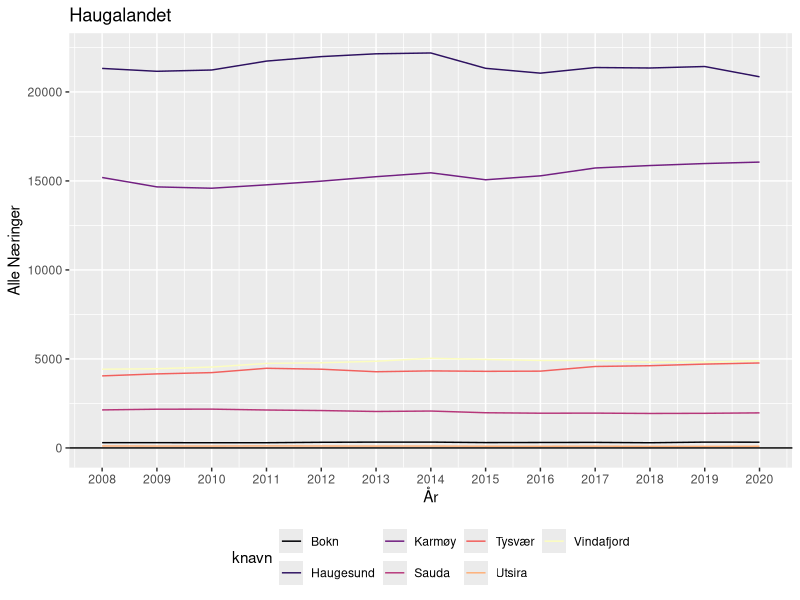
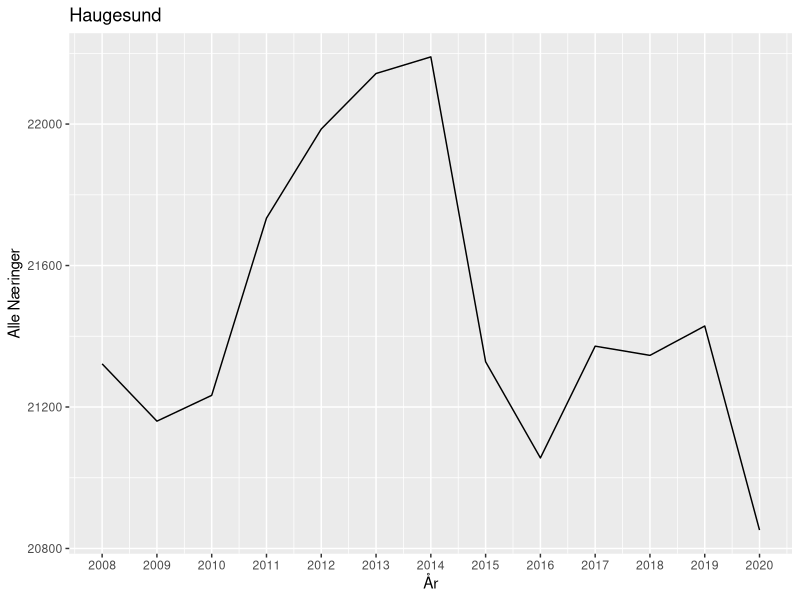
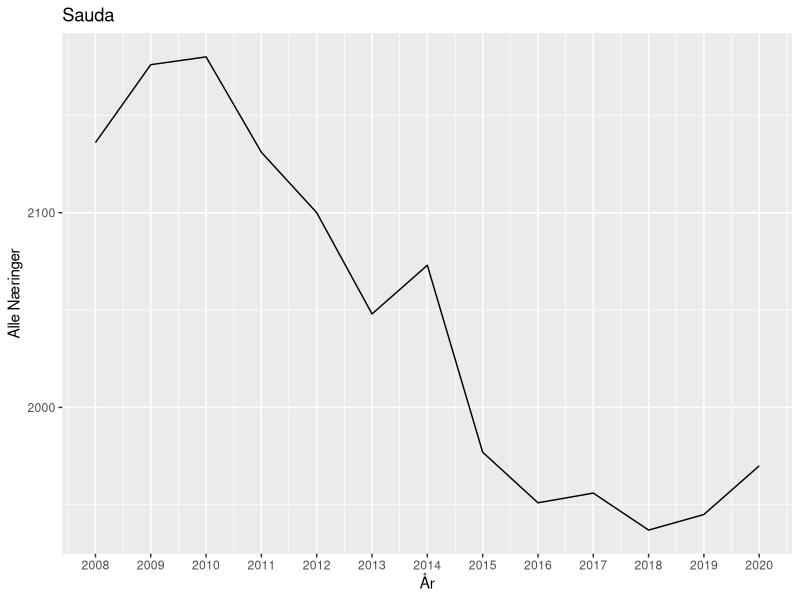
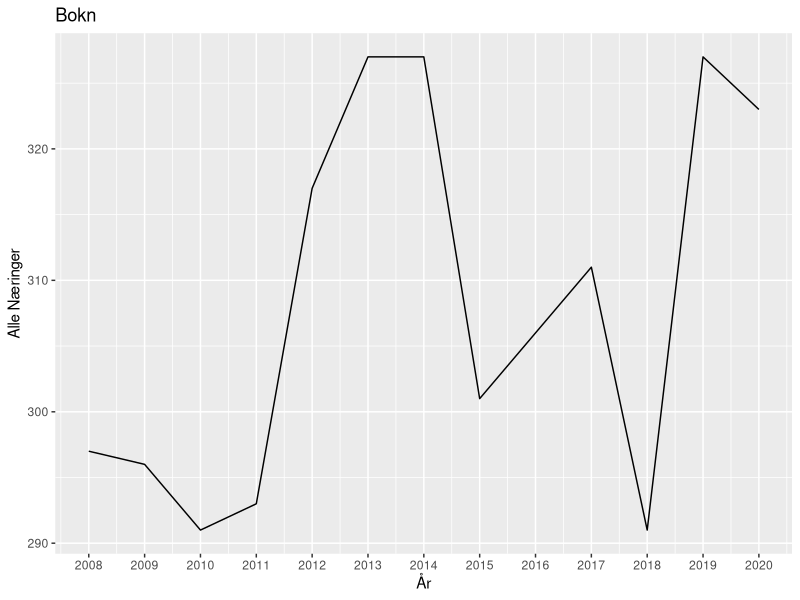
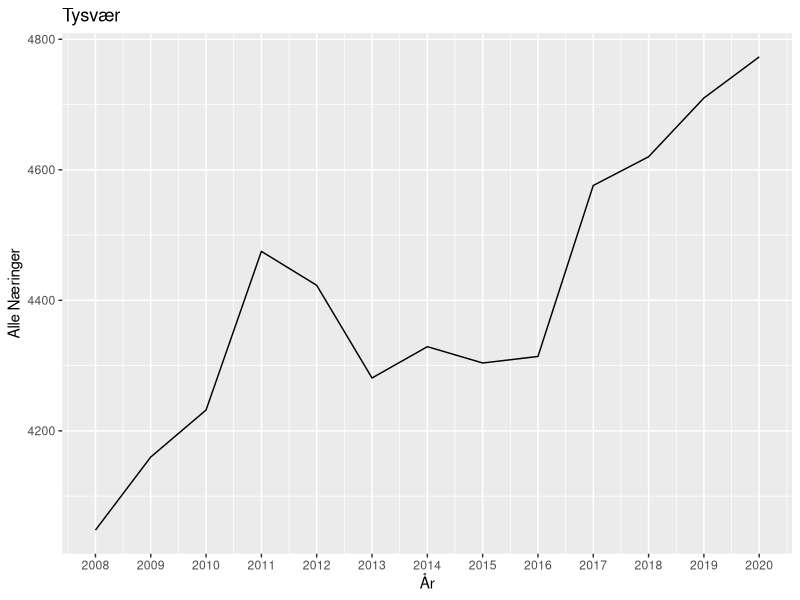
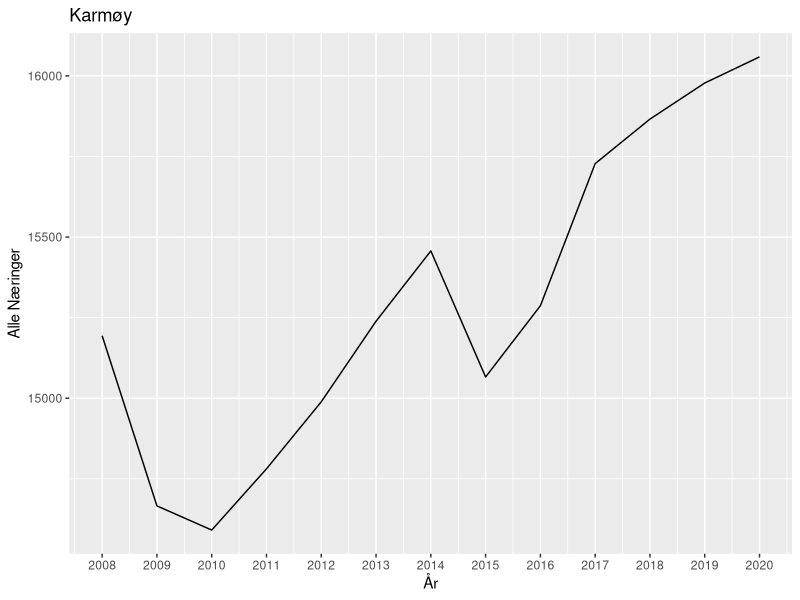
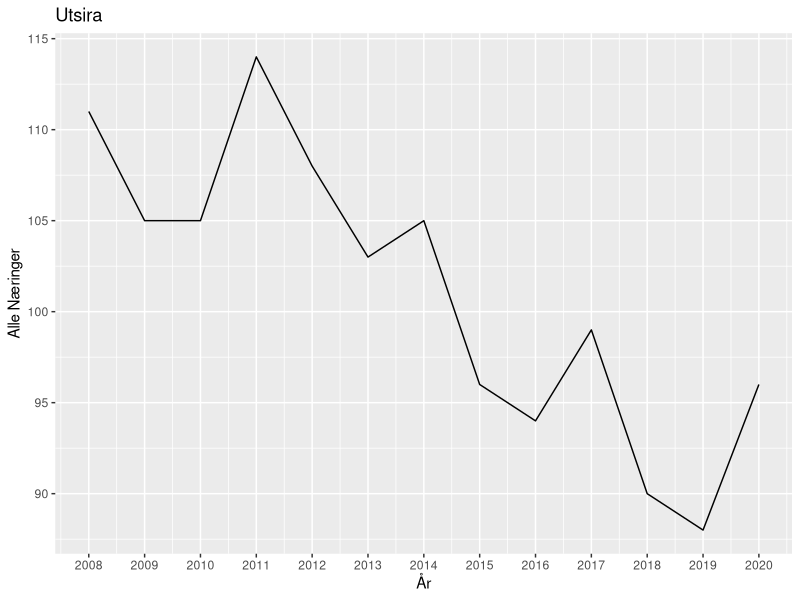
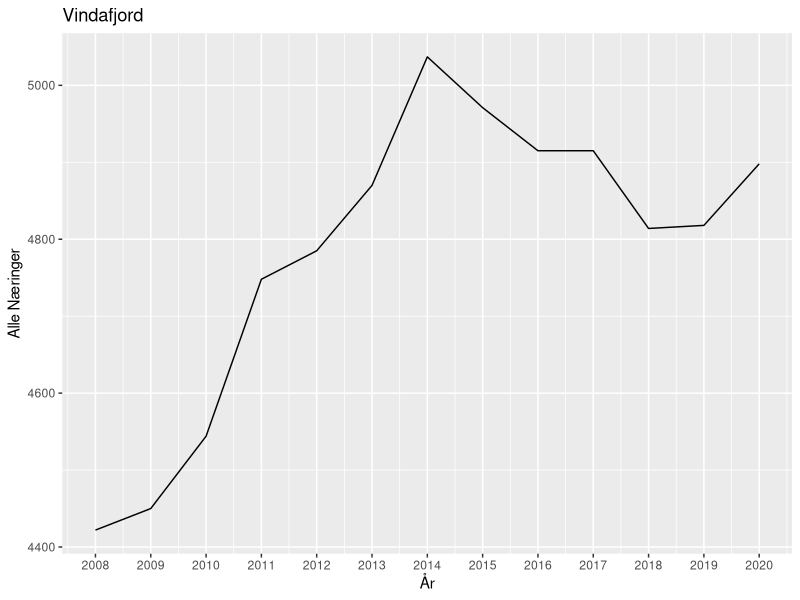

Reproduce these figures in R, in order.
## ---- chunk 1
library(readr)
library(ggplot2)
library(knitr)
library(viridis)
library(tidyverse)
## ---- chunk 2
syssel_arb <- read_csv("Data/syssel_arb.csv")
hld_arb <- read_csv("Data/hld_arb.csv")
sun_arb <- read_csv("Data/sun_arb.csv")
har_arb <- read_csv("Data/har_arb.csv")
syssel_bos <- read_csv("Data/syssel_bos.csv")
hld_bos <- read_csv("Data/hld_bos.csv")
sun_bos <- read_csv("Data/sun_bos.csv")
har_bos <- read_csv("Data/har_bos.csv")
## ---- chunk 3
syssel_arb %>% 
  filter(knr %in% c(1106, 1135, 1145, 1146, 1149, 1151, 1160)) %>% 
  ggplot(mapping = aes(x = aar, y = `Alle Næringer`)) +
  scale_color_viridis(discrete = TRUE, option = "A") +
  geom_line(aes(group = knavn, colour = knavn)) +
  scale_size_manual(values = c(seq(2.0, 2, by = -0.1))) +
  geom_hline(yintercept = 0) +
  scale_x_continuous(breaks = seq(2008, 2020, by = 1)) +
   labs(title = "Haugalandet", x = "År") +
  theme(legend.position = 'bottom')
## ---- chunk 4
syssel_arb %>%
  filter(knr == 1106) %>%
 ggplot(mapping = aes(x = aar, y = `Alle Næringer`)) +
  geom_line() +
  labs(title = "Haugesund", x = "År") + 
  scale_x_continuous(breaks = seq(2008, 2020, by = 1)) +
  coord_cartesian(ylim = c(20852, 22190), xlim = c())
## ---- chunk 5
syssel_arb %>%
  filter(knr == 1135) %>%
 ggplot(mapping = aes(x = aar, y = `Alle Næringer`)) +
  geom_line() +
  labs(title = "Sauda", x = "År") + 
  scale_x_continuous(breaks = seq(2008, 2020, by = 1)) +
  coord_cartesian(ylim = c(1937, 2180), xlim = c())
## ---- chunk 6
syssel_arb %>%
  filter(knr == 1145) %>%
 ggplot(mapping = aes(x = aar, y = `Alle Næringer`)) +
  geom_line() +
  labs(title = "Bokn", x = "År") + 
  scale_x_continuous(breaks = seq(2008, 2020, by = 1)) +
  coord_cartesian(ylim = c(291, 327), xlim = c())
## ---- chunk 7
syssel_arb %>%
  filter(knr == 1146) %>%
 ggplot(mapping = aes(x = aar, y = `Alle Næringer`)) +
  geom_line() +
  labs(title = "Tysvær", x = "År") + 
  scale_x_continuous(breaks = seq(2008, 2020, by = 1)) +
  coord_cartesian(ylim = c(4048, 4773), xlim = c())
## ---- chunk 8
syssel_arb %>%
  filter(knr == 1149) %>%
 ggplot(mapping = aes(x = aar, y = `Alle Næringer`)) +
  geom_line() +
  labs(title = "Karmøy", x = "År") + 
  scale_x_continuous(breaks = seq(2008, 2020, by = 1)) +
  coord_cartesian(ylim = c(14591, 16059), xlim = c())
## ---- chunk 9
syssel_arb %>%
  filter(knr == 1151) %>%
 ggplot(mapping = aes(x = aar, y = `Alle Næringer`)) +
  geom_line() +
  labs(title = "Utsira", x = "År") + 
  scale_x_continuous(breaks = seq(2008, 2020, by = 1)) +
  coord_cartesian(ylim = c(88, 114), xlim = c())
## ---- chunk 10
syssel_arb %>%
  filter(knr == 1160) %>%
 ggplot(mapping = aes(x = aar, y = `Alle Næringer`)) +
  geom_line() +
  labs(title = "Vindafjord", x = "År") + 
  scale_x_continuous(breaks = seq(2008, 2020, by = 1)) +
  coord_cartesian(ylim = c(4422, 5037), xlim = c())
## ---- chunk 11
syssel_arb %>% 
  filter(knr %in% c(4611, 4612, 4613, 4614, 4615, 4616, 4617)) %>% 
  ggplot(mapping = aes(x = aar, y = `Alle Næringer`)) +
  scale_color_viridis(discrete = TRUE, option = "A") +
  geom_line(aes(group = knavn, colour = knavn)) +
  scale_size_manual(values = c(seq(2.0, 2, by = -0.1))) +
  geom_hline(yintercept = 0) +
  scale_x_continuous(breaks = seq(2008, 2020, by = 1)) +
   labs(title = "Haugalandet", x = "År") +
  theme(legend.position = 'bottom')
## ---- chunk 12
syssel_arb %>%
  filter(knr == 4611) %>%
 ggplot(mapping = aes(x = aar, y = `Alle Næringer`)) +
  geom_line() +
  labs(title = "Etne", x = "År") + 
  scale_x_continuous(breaks = seq(2008, 2020, by = 1)) +
  coord_cartesian(ylim = c(1613, 1775), xlim = c())
## ---- chunk 13
syssel_arb %>%
  filter(knr == 4612) %>%
 ggplot(mapping = aes(x = aar, y = `Alle Næringer`)) +
  geom_line() +
  labs(title = "Sveio", x = "År") + 
  scale_x_continuous(breaks = seq(2008, 2020, by = 1)) +
  coord_cartesian(ylim = c(1357, 1523), xlim = c())
## ---- chunk 14
syssel_arb %>%
  filter(knr == 4613) %>%
 ggplot(mapping = aes(x = aar, y = `Alle Næringer`)) +
  geom_line() +
  labs(title = "Bømlo", x = "År") + 
  scale_x_continuous(breaks = seq(2008, 2020, by = 1)) +
  coord_cartesian(ylim = c(4662, 4890), xlim = c())
## ---- chunk 15
syssel_arb %>%
  filter(knr == 4614) %>%
 ggplot(mapping = aes(x = aar, y = `Alle Næringer`)) +
  geom_line() +
  labs(title = "Stord", x = "År") + 
  scale_x_continuous(breaks = seq(2008, 2020, by = 1)) +
  coord_cartesian(ylim = c(9161, 9938), xlim = c())
## ---- chunk 16
syssel_arb %>%
  filter(knr == 4615) %>%
 ggplot(mapping = aes(x = aar, y = `Alle Næringer`)) +
  geom_line() +
  labs(title = "Fitjar", x = "År") + 
  scale_x_continuous(breaks = seq(2008, 2020, by = 1)) +
  coord_cartesian(ylim = c(1085, 1259), xlim = c())
## ---- chunk 17
syssel_arb %>%
  filter(knr == 4616) %>%
 ggplot(mapping = aes(x = aar, y = `Alle Næringer`)) +
  geom_line() +
  labs(title = "Tysnes", x = "År") + 
  scale_x_continuous(breaks = seq(2008, 2020, by = 1)) +
  coord_cartesian(ylim = c(989, 1188), xlim = c())
## ---- chunk 18
syssel_arb %>%
  filter(knr == 4617) %>%
 ggplot(mapping = aes(x = aar, y = `Alle Næringer`)) +
  geom_line() +
  labs(title = "Kvinnherad", x = "År") + 
  scale_x_continuous(breaks = seq(2008, 2020, by = 1)) +
  coord_cartesian(ylim = c(5472, 6084), xlim = c())
## ---- chunk 19
syssel_arb %>% 
  filter(knr %in% c(4618, 1228)) %>% 
  ggplot(mapping = aes(x = aar, y = `Alle Næringer`)) +
  scale_color_viridis(discrete = TRUE, option = "A") +
  geom_line(aes(group = knavn, colour = knavn)) +
  scale_color_manual(values=c('#111111','#054987')) +
  scale_size_manual(values = c(seq(2.0, 2, by = -0.1))) +
  geom_hline(yintercept = 0) +
  scale_x_continuous(breaks = seq(2008, 2020, by = 1)) +
   labs(title = "Haugalandet", x = "År") +
  theme(legend.position = 'bottom')
## ---- chunk 20
syssel_arb %>%
  filter(knr == 1228) %>%
 ggplot(mapping = aes(x = aar, y = `Alle Næringer`)) +
  geom_line() +
  labs(title = "Odda", x = "År") + 
  scale_x_continuous(breaks = seq(2008, 2020, by = 1)) +
  coord_cartesian(ylim = c(3489, 3740), xlim = c())
## ---- chunk 21
syssel_arb %>%
  filter(knr == 4618) %>%
 ggplot(mapping = aes(x = aar, y = `Alle Næringer`)) +
  geom_line() +
  labs(title = "Ullensvang", x = "År") + 
  scale_x_continuous(breaks = seq(2008, 2020, by = 1)) +
  coord_cartesian(ylim = c(1235, 5291), xlim = c())
## ---- chunk 22
# Siste
